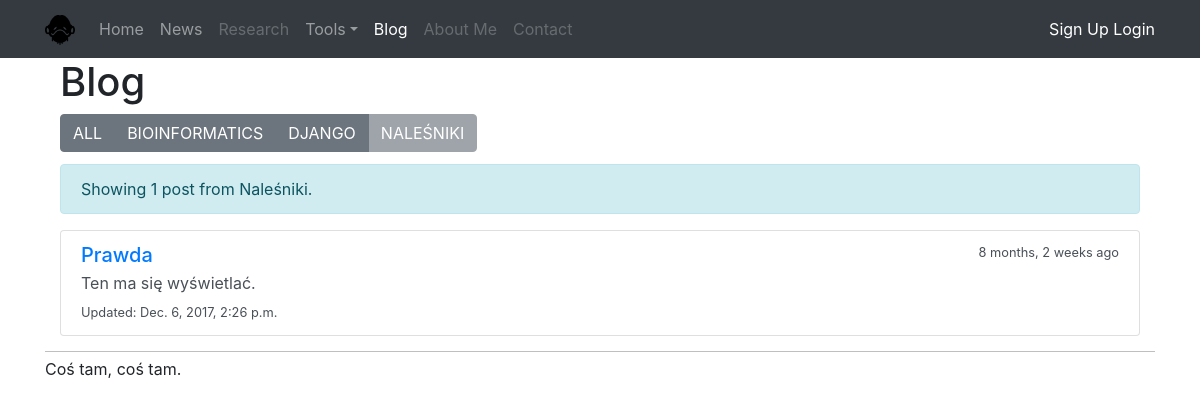
Page /blog/category/Naleśniki/ on the committed database.
### blog/models.py (models this page shows, shortened)
class Category(models.Model):
	name = models.CharField(max_length=30)
	description = models.TextField(null=True, blank=True)
	class Meta:
		verbose_name_plural = "Categories"
	def __str__(self):
		return self.name

class Post(models.Model):
	category = models.ForeignKey(Category, null=True)
	title = models.CharField(max_length=140)
	body = models.TextField()
	date_publish = models.DateTimeField()
	date_create = models.DateTimeField(auto_now_add=True)
	date_update = models.DateTimeField(auto_now=True)
	public = models.BooleanField(default=True)

### blog/views.py (called while the page is built)
def post_list_view(request, category_name=None):
	category_list = Category.objects.all().order_by("name")
	if not category_name:
		queryset = Post.objects.filter(public=True).order_by("-date_publish")
	else:
		queryset = Post.objects.filter(category__name=category_name, public=True).order_by("-date_publish")
	context = {
		'object_list': queryset,
		'category_list': category_list,
		'selected': category_name
	}
	return render(request, "blog/post_list.html", context)

### blog/templates/blog/post_list.html (shortened to what this page needs)
{% extends 'myapp/base.html' %}
{% block nav-item-blog %}active{% endblock %}
{% block content %}
<div class="container">
  <div class="row">
    <div class="col-12">
      <h1>Blog</h1>
      <div class="btn-toolbar" role="toolbar" aria-label="Toolbar with buttons">
      <div class="btn-group mr-2" role="group" aria-label="Categories">
      {% if selected %}
        <a class="btn btn-secondary" href="{% url 'blog:home' %}">ALL</a>
      {% else %}
        <button type="button" class="btn btn-secondary" disabled>ALL</button>
      {% endif %}
      {% for category in category_list %}
        {% if selected == category.name %}
         <button type="button" class="btn btn-secondary" disabled>{{ category|upper }}</button>
         {% else %}
        <a class="btn btn-secondary" href="{% url 'blog:post_in_category' category %}">{{ category|upper }}</a>
        {% endif %}
      {% endfor %}
      </div>
      </div>
      {% if object_list %}
        {% if selected %}
          <div class="alert alert-info" role="alert" style="margin-top: 12px"> Showing {{ object_list|length }} post{{ object_list|length|pluralize }} from {{ selected }}.</div>
        {% else %}
          <div class="alert alert-info" role="alert" style="margin-top: 12px"> Showing {{ object_list|length }} post{{ object_list|length|pluralize }}.</div>
        {% endif %}
        <div class="list-group">
        {% for obj in object_list %}
          <div class="list-group-item list-group-item-action flex-column align-items-start">
            <div class="d-flex w-100 justify-content-between">
              <a href="{% url 'blog:post_detail_view' obj.id %}">
                <h5 class="mb-1">{{ obj.title|title }}</h5>
              </a>
              <small>{{ obj.date_create|timesince }} ago</small>
            </div>
            <div class="mb-1 markdown2html">{{ obj.body|truncatewords_html:5 }}</div>
            <small>Updated: {{ obj.date_update }}</small>
          </div>
        {% endfor %}
        </div>
      {% else %}
        <div class="alert alert-danger" role="alert" style="margin-top: 12px">
          No posts to show!
        </div>
      {% endif %}
    </div>
  </div>
</div>
{% endblock %}

### rows in the picture
Category: name "BIOINFORMATICS"
Category: name "DJANGO"
Category: name "NALEŚNIKI", name "Naleśniki"
Post: title "Prawda", date_create "8 months, 2 weeks", body "Ten ma się wyświetlać.", date_update "Dec. 6, 2017, 2:26 p.m."

### other values in the picture
{{ object_list|length }} "1"
